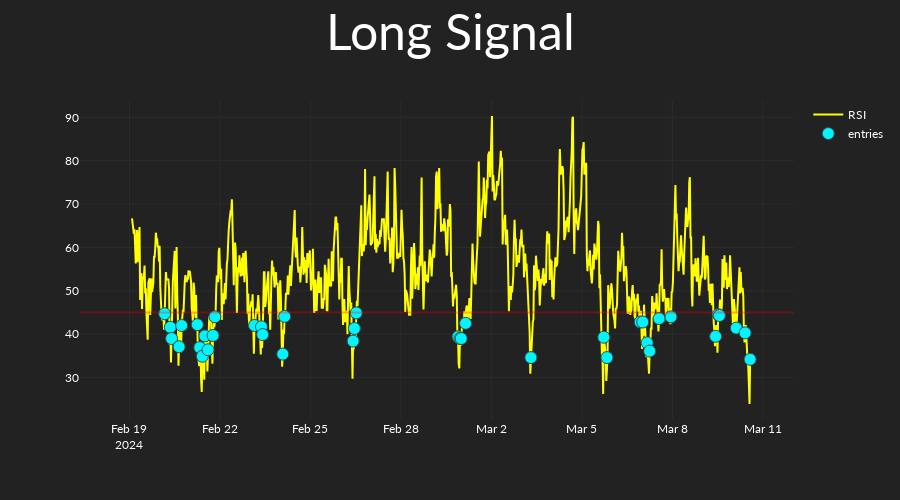

Notebook code cell kept with this figure:
### Code cell
long_start = RSIRisingFalling(
    long_short="long",
    rsi_length=np.array([14]),
    rsi_is_below=np.arange(35,61,5),
)

long_start.set_entries_exits_array(
    candles=candles,
    ind_set_index=2,
)
long_start.plot_signals(candles=candles)

### Figure 1 — Plotly figure (JSON) as saved in the notebook; plotly's stock layout.template omitted (floating-point values rounded to 4 significant figures; data arrays with more than 128 entries replaced by an {"elided": "..."} marker saying what was removed)
{"data": [{"line": {"color": "yellow"}, "name": "RSI", "type": "scatter", "x": {"elided": "1000 str values"}, "y": {"elided": "1000 float values"}}, {"marker": {"color": "#00F6FF", "line": {"color": "DarkSlateGrey", "width": 1}, "size": 12, "symbol": "circle"}, "mode": "markers", "name": "entries", "type": "scatter", "x": {"elided": "1000 str values"}, "y": {"elided": "1000 float values"}}], "layout": {"height": 500, "shapes": [{"line": {"color": "red"}, "opacity": 0.3, "type": "line", "x0": 0, "x1": 1, "xref": "x domain", "y0": 45, "y1": 45, "yref": "y"}], "title": {"font": {"size": 50}, "text": "Long Signal", "x": 0.5, "xanchor": "center"}, "xaxis": {"rangeslider": {"visible": false}}}}
